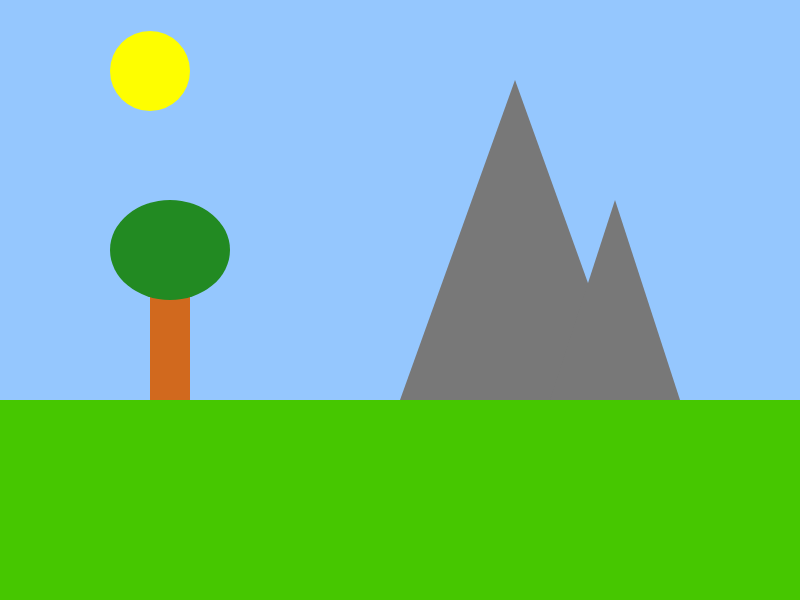
Frame 1 (no input)
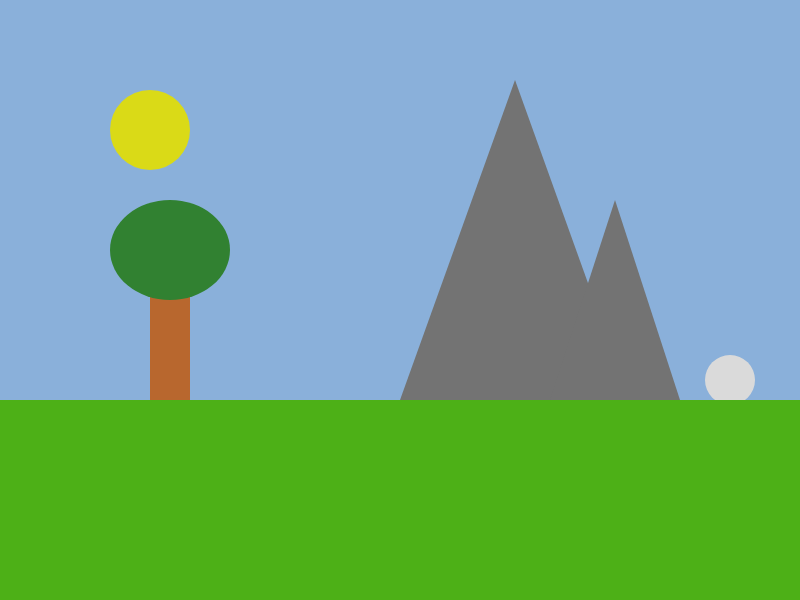
Frame 60 (no input)
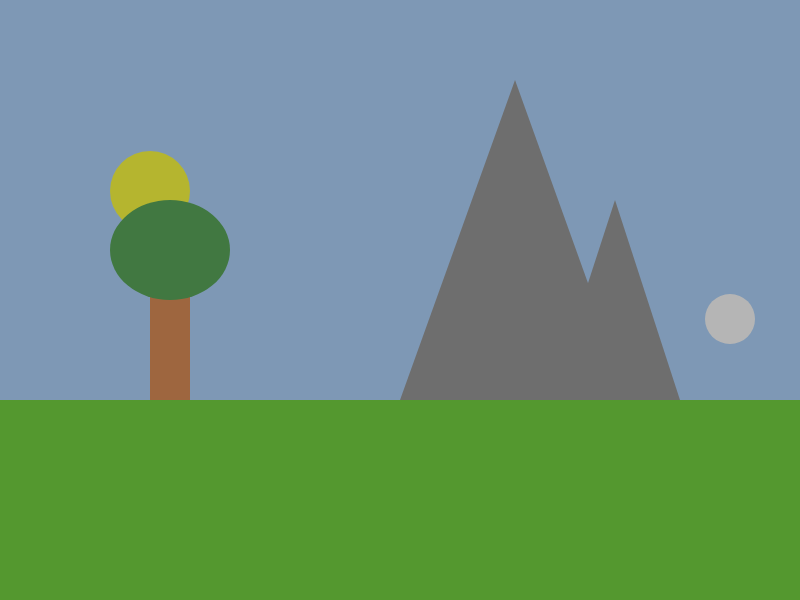
Frame 120 (the mouse pressed at the canvas centre since frame 60)

The p5.js sketch that drew these frames (run headless with seeded random() and noise() and a simulated clock; from frame 60 on, the mouse is pressed at the canvas centre):

// p5.js sketch
// ── sketch.js
var groundHeight;
var mountain1;
var mountain2;

var tree;

var moon;
var sun;
var darkness;



function setup()
{
	createCanvas(800, 600);
	//set the groundHeight proportional to the canvas size
	groundHeight = (height / 3) * 2;

	//initalise the mountain objects with properties to help draw them to the canvas
	mountain1 = {
		x: 400,
		y: groundHeight,
		height: 320,
		width: 230
	};
	mountain2 = {
		x: 550,
		y: groundHeight,
		height: 200,
		width: 130
	};

	//initalise the tree object
	tree = {
		x: 150,
		y: groundHeight - 150,
		trunkWidth: 40,
		trunkHeight: 150,
		canopyWidth: 120,
		canopyHeight: 100
	};

    //initalise the sun 
	sun = {
		x: 150,
		y: 70,
		diameter: 80,
		maxHeight:groundHeight-330,
		minHeight:groundHeight+40
	};
    
    //TASK: intialise a moon object with an extra property for brightness
	moon = {
		x: 730,
		y: groundHeight + 40,
		diameter: 50,
		maxHeight:groundHeight-330,
		minHeight:groundHeight+40
	};

	//set the initial darkness
	darkness = 0;

	//troubleshooting section
	console.log(moon.maxHeight);
	console.log(moon.y);


}



function draw()
{
	//TASK: update the values for the moons brightness, the sun's position and the darkness.
	//You can either map this to the mouse's location (i.e. the futher left the mouse is the more daylight) or you can just change the values gradually over time.
	
	
	sun.y = min(sun.y+1,sun.minHeight);
	moon.y = max(moon.y-1, moon.maxHeight);
	darkness = min(darkness+1,180)
	//darkness = min(darkness+1,180);
	//darkness = min(darkness-1,180);
	
	
	//draw the sky
	background(150, 200, 255);
	noStroke();

	//draw the sun
	fill(255, 255, 0);
	ellipse(sun.x, sun.y, sun.diameter);
    
	//TASK: you'll need to draw the moon too. Make sure you use brightness to adjust the colour
	fill(255, 255, 255);
	ellipse(moon.x, moon.y, moon.diameter);

	//draw the ground and make it green
	fill(70, 200, 0);
	rect(0, groundHeight, width, height - groundHeight);

	//draw the mountains
	fill(120);
	triangle(mountain1.x, mountain1.y,
		mountain1.x + mountain1.width, mountain1.y,
		mountain1.x + (mountain1.width / 2), mountain1.y - mountain1.height);

	triangle(mountain2.x, mountain2.y,
		mountain2.x + mountain2.width, mountain2.y,
		mountain2.x + (mountain2.width / 2), mountain2.y - mountain2.height);
    
	//TASK: You can draw the tree yourself
	fill(210,105,30);
	rect(tree.x, tree.y, tree.trunkWidth, tree.trunkHeight);
	fill(34,139,34);
	ellipse(tree.x+20, tree.y,tree.canopyWidth,tree.canopyHeight)
    
	
	//TASK: make the scene dark by drawing a rectangle that covers the whole canvas.
	//Use the alpha value of fill to determine how dark to make it
	fill(100,100,100,darkness);
	rect(0,0,width,height);

}

function mousePressed()
{
	console.log("mousePressed");
	sun.y = min(sun.y+1,sun.minHeight);
	moon.y = max(moon.y-1, moon.maxHeight);
	darkness = min(darkness+1,180)
}

function keyPressed()
{
	console.log("keyPressed");
	sun.y = min(sun.y-1,sun.minHeight);
	moon.y = max(moon.y+1, moon.maxHeight);
	darkness = min(darkness-1,180)
	
}
